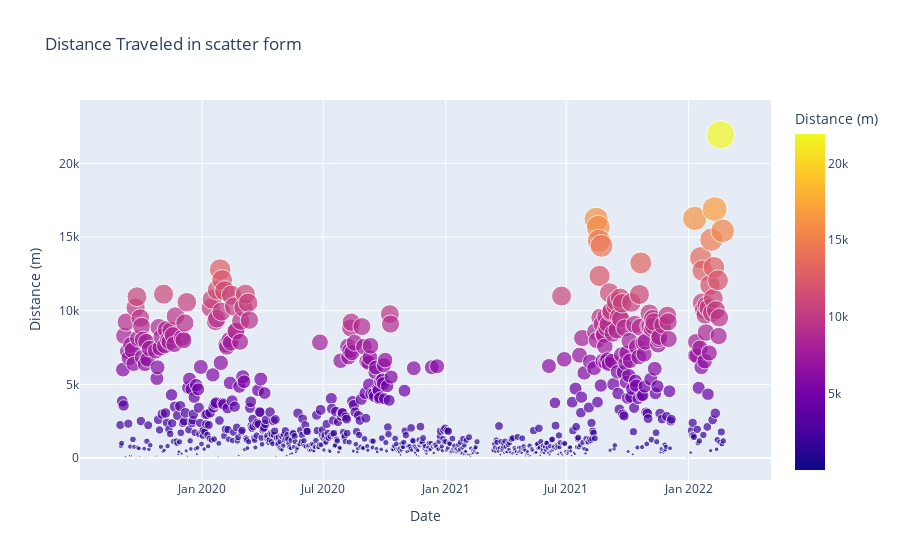

Notebook cell for this chart:
### Code cell
fig1 = px.scatter(df1, x='Date', y='Distance (m)', size='Distance (m)',
                  title='Distance Traveled in scatter form', color='Distance (m)')
fig1.show()

fig1.write_image("./fig2.svg")

### Figure 1 — Plotly figure (JSON) as saved in the notebook; plotly's stock layout.template omitted (floating-point values rounded to 4 significant figures; data arrays with more than 128 entries replaced by an {"elided": "..."} marker saying what was removed)
{"data": [{"hovertemplate": "Date=%{x}<br>Distance (m)=%{marker.color}<extra></extra>", "legendgroup": "", "marker": {"color": {"elided": "859 float values"}, "coloraxis": "coloraxis", "size": {"elided": "859 float values"}, "sizemode": "area", "sizeref": 54.83, "symbol": "circle"}, "mode": "markers", "name": "", "orientation": "v", "showlegend": false, "type": "scatter", "x": {"elided": "859 str values"}, "xaxis": "x", "y": {"elided": "859 float values"}, "yaxis": "y"}], "layout": {"coloraxis": {"colorbar": {"title": {"text": "Distance (m)"}}, "colorscale": [[0, "#0d0887"], [0.1111, "#46039f"], [0.2222, "#7201a8"], [0.3333, "#9c179e"], [0.4444, "#bd3786"], [0.5556, "#d8576b"], [0.6667, "#ed7953"], [0.7778, "#fb9f3a"], [0.8889, "#fdca26"], [1, "#f0f921"]]}, "legend": {"itemsizing": "constant", "tracegroupgap": 0}, "title": {"text": "Distance Traveled in scatter form"}, "xaxis": {"anchor": "y", "domain": [0, 1], "title": {"text": "Date"}}, "yaxis": {"anchor": "x", "domain": [0, 1], "title": {"text": "Distance (m)"}}}}
